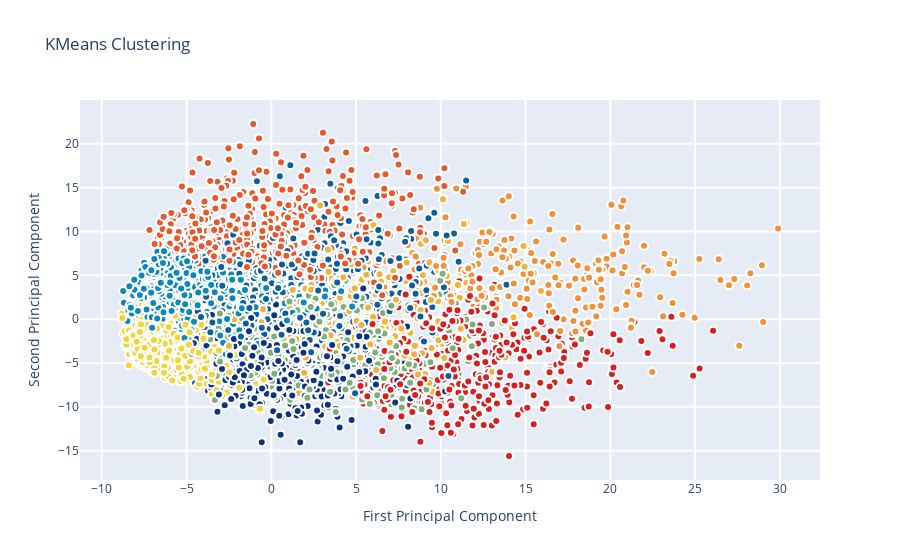

The cell this chart's notebook holds for it:
### Code cell
from sklearn.cluster import KMeans # KMeans clustering 
# Set a KMeans clustering with 9 components ( 9 chosen sneakily ;) as hopefully we get back our 9 class labels)
kmeans = KMeans(n_clusters=9)
# Compute cluster centers and predict cluster indices
X_clustered = kmeans.fit_predict(X_5d)

trace_Kmeans = go.Scatter(x=X_5d[:, 0], y= X_5d[:, 1], mode="markers",
                    showlegend=False,
                    marker=dict(
                            size=8,
                            color = X_clustered,
                            colorscale = 'Portland',
                            showscale=False, 
                            line = dict(
            width = 2,
            color = 'rgb(255, 255, 255)'
        )
                   ))

layout = go.Layout(
    title= 'KMeans Clustering',
    hovermode= 'closest',
    xaxis= dict(
         title= 'First Principal Component',
        ticklen= 5,
        zeroline= False,
        gridwidth= 2,
    ),
    yaxis=dict(
        title= 'Second Principal Component',
        ticklen= 5,
        gridwidth= 2,
    ),
    showlegend= True
)

data = [trace_Kmeans]
fig1 = dict(data=data, layout= layout)
# fig1.append_trace(contour_list)
py.iplot(fig1, filename="svm")

### Figure 1 — Plotly figure (JSON) as saved in the notebook; plotly's stock layout.template omitted (floating-point values rounded to 4 significant figures; data arrays with more than 128 entries replaced by an {"elided": "..."} marker saying what was removed)
{"data": [{"marker": {"color": {"elided": "6000 int values"}, "colorscale": [[0, "rgb(12,51,131)"], [0.25, "rgb(10,136,186)"], [0.5, "rgb(242,211,56)"], [0.75, "rgb(242,143,56)"], [1, "rgb(217,30,30)"]], "line": {"color": "rgb(255, 255, 255)", "width": 2}, "showscale": false, "size": 8}, "mode": "markers", "showlegend": false, "x": {"elided": "6000 float values"}, "y": {"elided": "6000 float values"}, "type": "scatter"}], "layout": {"hovermode": "closest", "showlegend": true, "title": {"text": "KMeans Clustering"}, "xaxis": {"gridwidth": 2, "ticklen": 5, "title": {"text": "First Principal Component"}, "zeroline": false}, "yaxis": {"gridwidth": 2, "ticklen": 5, "title": {"text": "Second Principal Component"}}}}
